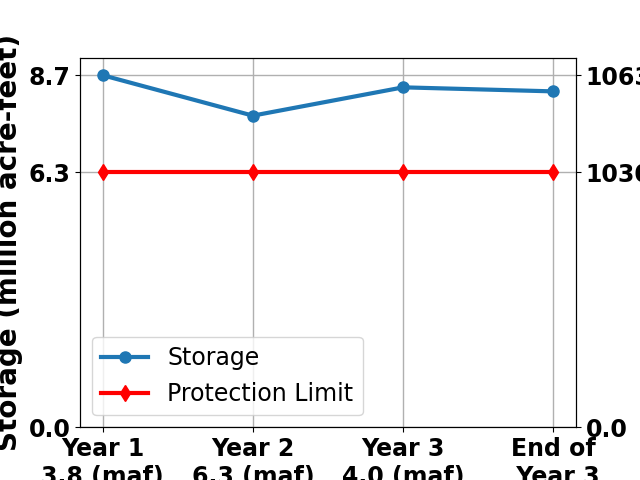

Generate this figure with Python:
import numpy as np
import pandas as pd
import matplotlib.pyplot as plt
from pathlib import Path

# Locates code and input
code_file = Path(__file__)
input_file = code_file.parent / 'LowStorageBlogGraph.xlsx'

# Reads the input and forces values into numeric
ensemble = pd.read_excel(input_file)
ensemble.iloc[:, 3:7] = ensemble.iloc[:, 3:7].apply(pd.to_numeric, errors="coerce")

# Defines each session to three rows
session_data = 3
length = len(ensemble)

# Builds arrays storages in sessions
all_years = []
all_elevs = []
protect_storages = []
protect_elevs = []

for first in range(0, length, session_data):
    sessions = ensemble.iloc[first:first + session_data, 3:7]  # Extracts year columns
    years = sessions.iloc[0].values  # Locates year storage data in sessions
    all_years.append(years)

    elevs = sessions.iloc[2].values  # Locates year storage data in sessions
    all_elevs.append(elevs)

    protect_s = ensemble.iloc[first:first + session_data, 2]  # Extracts protect column
    storage = protect_s.iloc[0]
    protect_storages.append(storage)

    protect_e = ensemble.iloc[first:first + session_data, 2]  # Extracts protect column
    elevation = protect_e.iloc[2]
    protect_elevs.append(elevation)

all_years = np.array(all_years)

aug_eighteen_storage = all_years[2]
aug_eighteen_protect_s = protect_storages[2]
aug_eighteen_elevation = all_elevs[2]
aug_eighteen_protect_e = protect_elevs[2]

year_header = np.array(list(ensemble.columns)[3:7])

print(year_header)
print(aug_eighteen_storage)
print(aug_eighteen_protect_s)
print(aug_eighteen_protect_e)
print(aug_eighteen_elevation)

aug_eighteen_protect_s_series = np.repeat(aug_eighteen_protect_s, len(year_header))



fig, ax1 = plt.subplots()
ax1.plot(year_header, aug_eighteen_storage, marker='o', markersize=8, linewidth=3,
         label='Storage', color='tab:blue')
ax1.plot(year_header, aug_eighteen_protect_s_series, marker='d', markersize=8,
         color='red', linewidth=3, label='Protection Limit')


storage_ticks = [0.0, aug_eighteen_protect_s, aug_eighteen_storage.max()]


ax1.set_ylim(0, aug_eighteen_storage.max() * 1.05)

ax1.set_yticks(storage_ticks)


ax1.set_ylabel('Storage (million acre-feet)', fontweight='bold', fontsize=20)
ax1.tick_params(axis='y', labelsize=17)
ax1.tick_params(axis='x', labelsize=17)
for label in ax1.get_xticklabels() + ax1.get_yticklabels():
    label.set_fontweight('bold')
ax1.grid(linewidth=1)
ax1.set_xlabel(None, fontweight='bold', fontsize=20)



all_S_data = np.concatenate(all_years)
all_E_data = np.concatenate(all_elevs)

S_anchor_base = np.concatenate([protect_storages, all_S_data]).astype(float)
E_anchor_base = np.concatenate([protect_elevs, all_E_data]).astype(float)

S_anchor = np.append(S_anchor_base, 0.0)
E_anchor = np.append(E_anchor_base, 0.0)

valid_indices = ~np.isnan(S_anchor) & ~np.isnan(E_anchor)
S_anchor = S_anchor[valid_indices]
E_anchor = E_anchor[valid_indices]

order = np.argsort(S_anchor)
S_sorted = S_anchor[order]
E_sorted = E_anchor[order]



ax2 = ax1.twinx()


ax2.set_ylim(ax1.get_ylim())


ax2.set_yticks(storage_ticks)

elev_labels = np.interp(storage_ticks, S_sorted, E_sorted)


ax2.set_yticklabels([f"{e:.1f}" for e in elev_labels], fontweight='bold')
ax2.set_ylabel('Elevation (feet)', fontweight='bold', fontsize=20)
ax2.tick_params(axis='y', labelsize=17)

ax1.legend(loc='best', fontsize=17, frameon=True)

plt.savefig('TimeSeriesMin.png')
plt.show()
